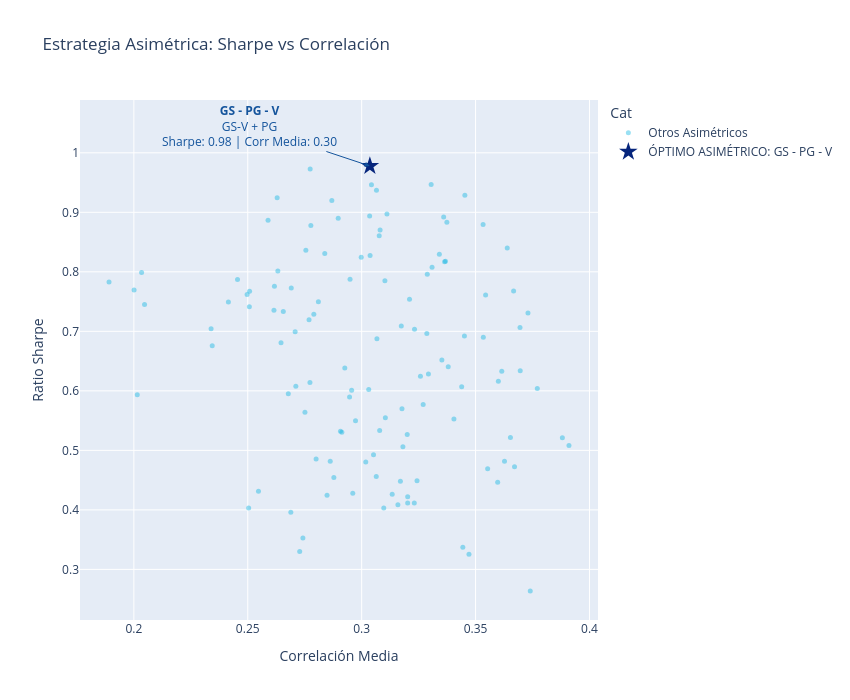

The cell this chart's notebook holds for it:
### Code cell
# 1. Preparar datos de retornos
df_close = df.xs("close", axis=1, level=1).filter(items=activos)
df_close.index = pd.to_datetime(df[("date", "date")] if ("date", "date") in df.columns else df.get("date", df.index))
ret = df_close.pct_change().dropna()

r_d, cov_d, corr_m = ret.mean(), ret.cov(), ret.corr()
w = np.array([1/3, 1/3, 1/3])
resultados = []

# 2. Filtrar tríos con correlación asimétrica
for trio in combinations(ret.columns, 3):
    t = list(trio)
    c_sub = corr_m.loc[t, t].values
    r12, r13, r23 = c_sub[0, 1], c_sub[0, 2], c_sub[1, 2]
    _, r_min2, r_max = sorted([r12, r13, r23])
    
    if r_max >= 0.50 and r_min2 <= 0.25:
        rent = np.dot(r_d[t], w) * 252
        vol = np.sqrt(w.T @ cov_d.loc[t, t] @ w) * np.sqrt(252)
        
        if r_max == r12: bloque = f"{t[0]}-{t[1]} + {t[2]}"
        elif r_max == r13: bloque = f"{t[0]}-{t[2]} + {t[1]}"
        else: bloque = f"{t[1]}-{t[2]} + {t[0]}"
            
        resultados.append({
            "Trio": " - ".join(t), "Estructura": bloque,
            "Corr_Max_Par": round(r_max, 4), "Corr": round((r12 + r13 + r23) / 3, 4),
            "Sharpe": round(rent / vol, 4), "Rent": rent, "Vol": vol
        })

df_t = pd.DataFrame(resultados)

# 3. Identificar el óptimo y graficar
top = df_t.loc[df_t["Sharpe"].idxmax()]
opt_cat = f"ÓPTIMO ASIMÉTRICO: {top['Trio']}"
df_t["Cat"] = np.where(df_t.index == top.name, opt_cat, "Otros Asimétricos")

fig = px.scatter(
    df_t, x="Corr", y="Sharpe", color="Cat", hover_data=["Trio", "Estructura", "Corr_Max_Par", "Rent", "Vol"],
    color_discrete_map={"Otros Asimétricos": paleta_bbva["azul_celeste_aqua"], opt_cat: paleta_bbva["azul_oscuro_digital"]},
    title="Estrategia Asimétrica: Sharpe vs Correlación",
    labels={"Corr": "Correlación Media", "Sharpe": "Ratio Sharpe"}
)

fig.add_annotation(
    x=top["Corr"], y=top["Sharpe"], 
    text=f"<b>{top['Trio']}</b><br>{top['Estructura']}<br>Sharpe: {top['Sharpe']:.2f} | Corr Media: {top['Corr']:.2f}",
    showarrow=True, arrowhead=2, arrowcolor=paleta_bbva["azul_logotipo"], ax=-120, ay=-40, font=dict(color=paleta_bbva["azul_logotipo"])
)

fig.update_traces(marker=dict(size=5, opacity=0.4), selector=dict(name="Otros Asimétricos"))
fig.update_traces(marker=dict(size=14, symbol="star"), selector=dict(name=opt_cat))
fig.update_layout(height=700, width=850).show()

### Figure 1 — Plotly figure (JSON) as saved in the notebook; plotly's stock layout.template omitted (floating-point values rounded to 4 significant figures; data arrays with more than 128 entries replaced by an {"elided": "..."} marker saying what was removed)
{"data": [{"customdata": {"elided": "120x5 mixed values"}, "hovertemplate": "Cat=Otros Asimétricos<br>Correlación Media=%{x}<br>Ratio Sharpe=%{y}<br>Trio=%{customdata[0]}<br>Estructura=%{customdata[1]}<br>Corr_Max_Par=%{customdata[2]}<br>Rent=%{customdata[3]}<br>Vol=%{customdata[4]}<extra></extra>", "legendgroup": "Otros Asimétricos", "marker": {"color": "#00B1E1", "opacity": 0.4, "size": 5, "symbol": "circle"}, "mode": "markers", "name": "Otros Asimétricos", "orientation": "v", "showlegend": true, "type": "scatter", "x": [0.2617, 0.2926, 0.2656, 0.2678, 0.2507, 0.2415, 0.279, 0.3533, 0.3696, 0.3695, 0.3031, 0.3615, 0.3177, 0.3544, 0.3534, 0.338, 0.2907, 0.327, 0.3174, 0.36, 0.2956, 0.3286, 0.3553, 0.3352, 0.2947, 0.3079, 0.3451, 0.3293, 0.3771, 0.321, 0.3288, 0.2455, 0.3639, 0.3309, 0.3597, 0.3453, 0.2949, 0.3305, 0.336, 0.3111, 0.3653, 0.281, 0.2961, 0.3671, 0.3134, 0.3439, 0.3374, 0.3077, 0.32, 0.3081, 0.2769, 0.3035, 0.2897, 0.3368, 0.3667, 0.3159, 0.2755, 0.3243, 0.3202, 0.391, 0.3258, 0.2728, 0.2646, 0.2742, 0.373, 0.2862, 0.3231, 0.3202, 0.2973, 0.2838, 0.3102, 0.317, 0.2632, 0.2774, 0.2869, 0.3364, 0.2998, 0.3037, 0.2691, 0.2001, 0.3043, 0.2034, 0.3065, 0.3232, 0.2689, 0.2497, 0.2848, 0.3341, 0.3104, 0.28, 0.2629, 0.2589, 0.2913, 0.3052, 0.3881, 0.3067, 0.2878, 0.3471, 0.2504, 0.374, 0.2711, 0.3444, 0.2339, 0.3181, 0.2615, 0.2547, 0.3064, 0.2015, 0.2751, 0.3097, 0.3405, 0.3018, 0.2708, 0.3627, 0.2344, 0.2508, 0.1891, 0.2773, 0.2047, 0.2777], "xaxis": "x", "y": [0.7757, 0.6385, 0.7332, 0.5953, 0.7411, 0.7494, 0.7288, 0.8797, 0.6339, 0.7064, 0.6022, 0.6329, 0.5698, 0.7612, 0.6899, 0.6406, 0.5323, 0.5769, 0.7091, 0.6162, 0.6011, 0.6965, 0.4692, 0.652, 0.5898, 0.5335, 0.692, 0.6284, 0.604, 0.7537, 0.7958, 0.7871, 0.84, 0.8077, 0.4465, 0.9288, 0.7877, 0.9466, 0.8922, 0.8971, 0.5218, 0.7499, 0.4281, 0.4726, 0.4264, 0.607, 0.8831, 0.8604, 0.5265, 0.8701, 0.7194, 0.8936, 0.8899, 0.8178, 0.7676, 0.4088, 0.8363, 0.4488, 0.422, 0.508, 0.6245, 0.3299, 0.6808, 0.3528, 0.731, 0.4815, 0.4114, 0.4114, 0.5499, 0.8309, 0.7852, 0.448, 0.8012, 0.9728, 0.9199, 0.8171, 0.8245, 0.8276, 0.7727, 0.7696, 0.9462, 0.799, 0.9369, 0.7036, 0.3959, 0.7619, 0.4246, 0.8297, 0.5546, 0.4856, 0.9246, 0.8868, 0.5306, 0.4928, 0.5211, 0.6877, 0.4544, 0.3254, 0.4032, 0.2639, 0.6079, 0.3372, 0.7043, 0.506, 0.7354, 0.4314, 0.4561, 0.5934, 0.564, 0.4032, 0.5525, 0.4804, 0.6991, 0.4816, 0.6756, 0.7672, 0.7829, 0.6142, 0.7452, 0.8777], "yaxis": "y"}, {"customdata": [["GS - PG - V", "GS-V + PG", 0.5447, 0.1953, 0.1997]], "hovertemplate": "Cat=ÓPTIMO ASIMÉTRICO: GS - PG - V<br>Correlación Media=%{x}<br>Ratio Sharpe=%{y}<br>Trio=%{customdata[0]}<br>Estructura=%{customdata[1]}<br>Corr_Max_Par=%{customdata[2]}<br>Rent=%{customdata[3]}<br>Vol=%{customdata[4]}<extra></extra>", "legendgroup": "ÓPTIMO ASIMÉTRICO: GS - PG - V", "marker": {"color": "#06257C", "size": 14, "symbol": "star"}, "mode": "markers", "name": "ÓPTIMO ASIMÉTRICO: GS - PG - V", "orientation": "v", "showlegend": true, "type": "scatter", "x": [0.3036], "xaxis": "x", "y": [0.9778], "yaxis": "y"}], "layout": {"annotations": [{"arrowcolor": "#14549C", "arrowhead": 2, "ax": -120, "ay": -40, "font": {"color": "#14549C"}, "showarrow": true, "text": "<b>GS - PG - V</b><br>GS-V + PG<br>Sharpe: 0.98 | Corr Media: 0.30", "x": 0.3036, "y": 0.9778}], "height": 700, "legend": {"title": {"text": "Cat"}, "tracegroupgap": 0}, "title": {"text": "Estrategia Asimétrica: Sharpe vs Correlación"}, "width": 850, "xaxis": {"anchor": "y", "domain": [0, 1], "title": {"text": "Correlación Media"}}, "yaxis": {"anchor": "x", "domain": [0, 1], "title": {"text": "Ratio Sharpe"}}}}
